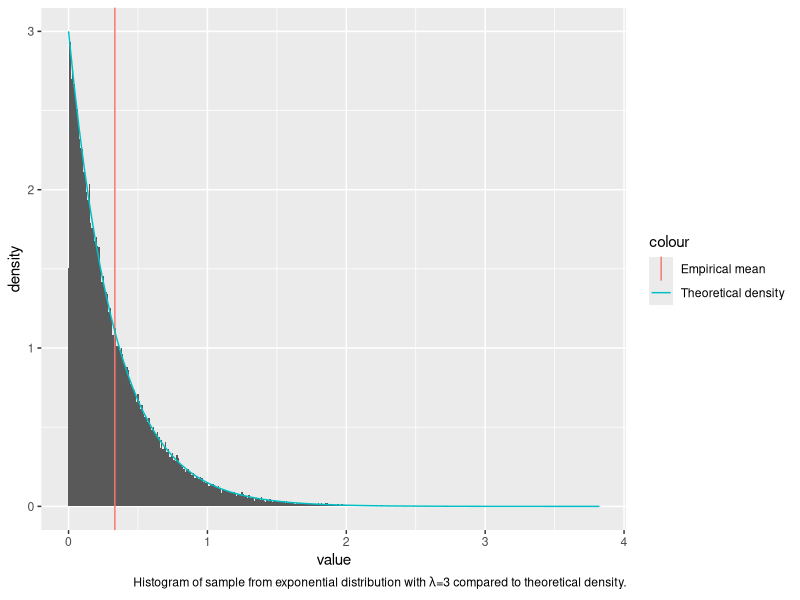
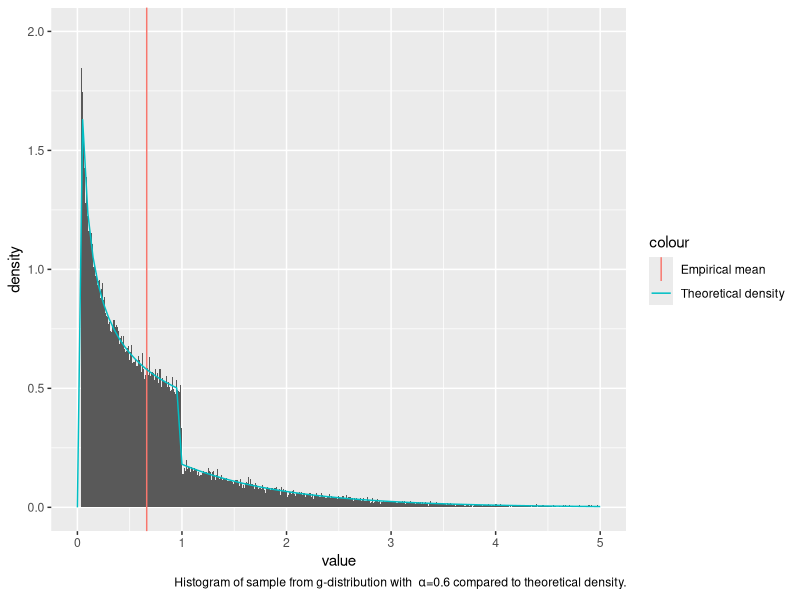
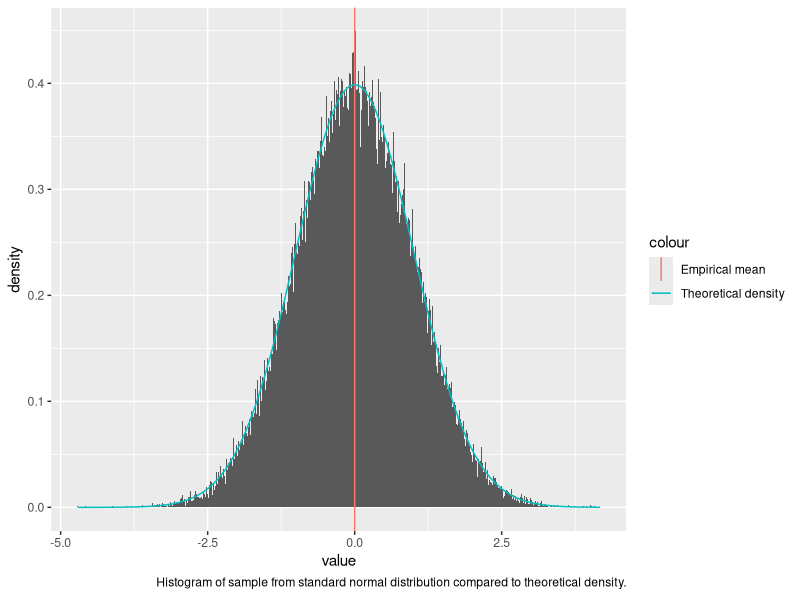
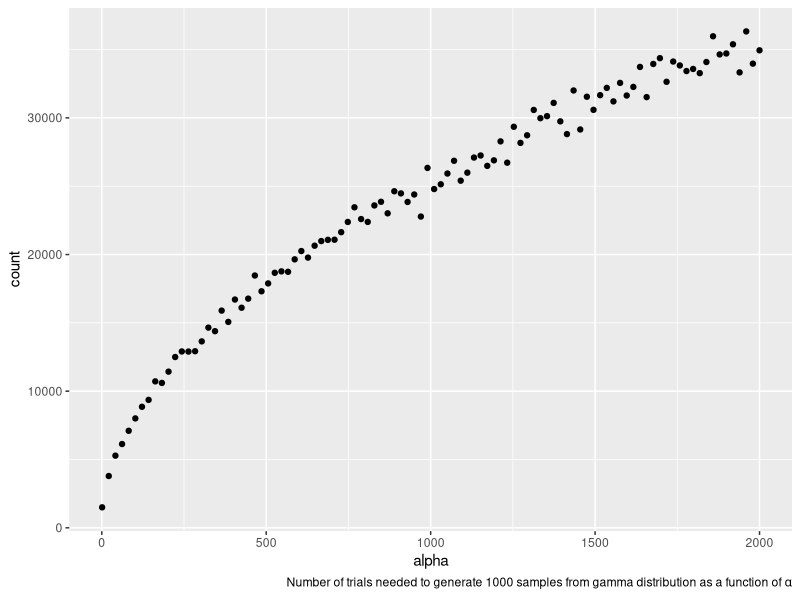
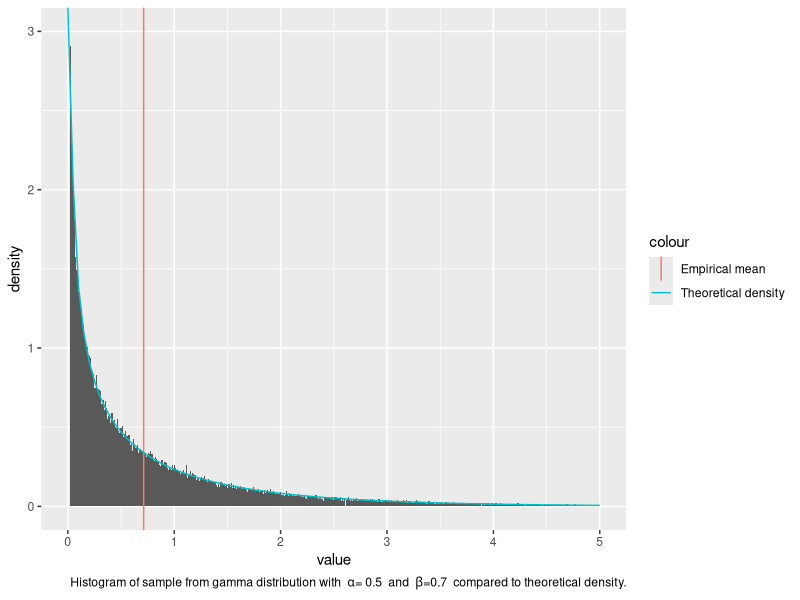
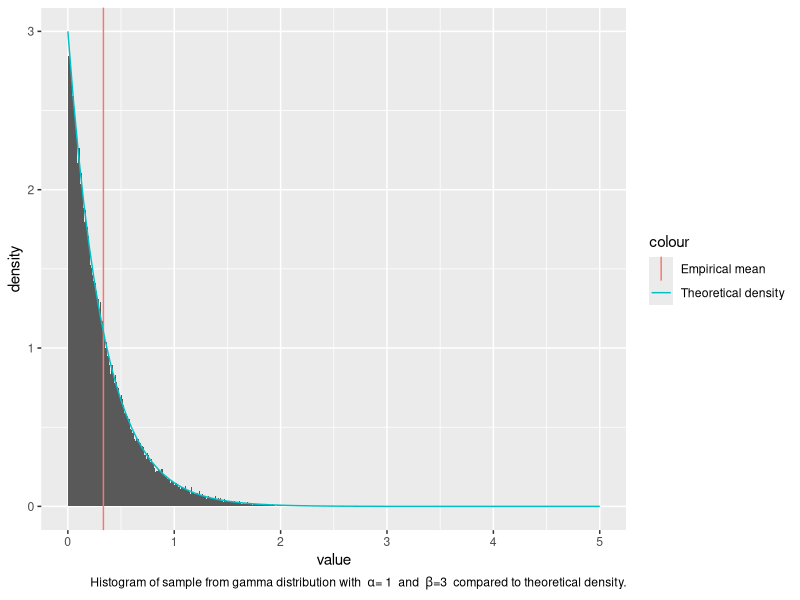
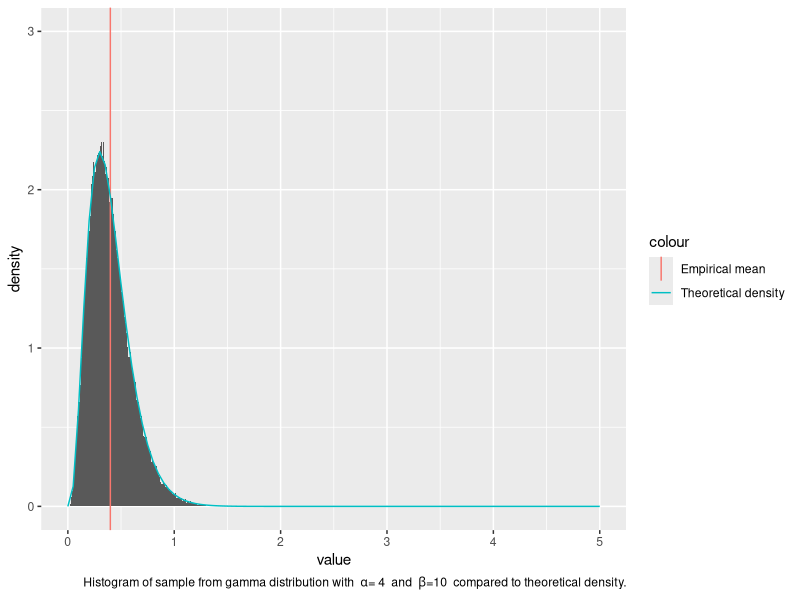
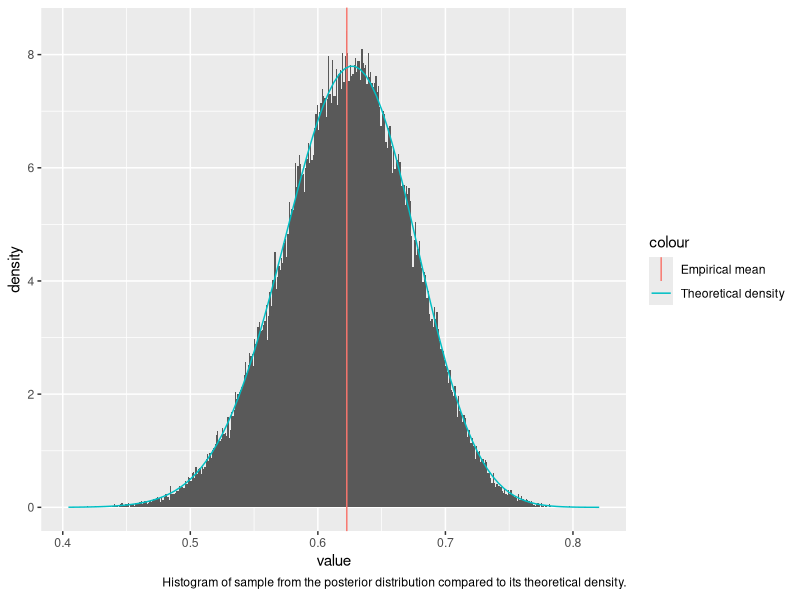

Source code (R) for these figures, in order:
## ---- chunk 1
knitr::opts_chunk$set(echo = TRUE)
## ---- chunk 2
library(tidyverse)
## ---- chunk 3
#This function returns a vector of n independent samples from the exponential distribution with rate parameter lam, generated from the inverse cumulative distribution. 
random.exp <- function(n,lam){
  return(-1/lam * log(runif(n)))
}
## ---- chunk 4
#Testing function
test.function <- function(n,func,arg,amean,avar){
  exs.sample=func(n,arg)
  cat("Empirical mean:", mean(exs.sample), "Analytical mean:",amean, "\n")
  cat("Empirical variance:", var(exs.sample), "Analytical variance:",avar,"\n")
}

#Make histogram of sample
lam <- 3
sample.exp <- enframe(random.exp(100000,lam))

ggplot() +
  geom_histogram(
    data = data.frame(sample.exp),
    mapping = aes(x=value, y=..density..),
    binwidth = 0.01
  ) +
  geom_vline(
    aes(xintercept=mean(sample.exp$value),
        col='Empirical mean')
  ) +
  stat_function(
    fun = dexp,
    args = list(rate=lam),
    aes(col='Theoretical density')
  ) +
  labs(
    caption = expression("Histogram of sample from exponential distribution with "*lambda*"=3 compared to theoretical density.")
  )
## ---- chunk 5
test.function(10000,random.exp,lam,1/lam,1/lam^2)

## ---- chunk 6

#Function for normalising constant in g distribution given parameter a (=alpha).
c.g <- function(a){
  return (a*exp(1)/(a+exp(1)))
}

#Normalised density function for g (for plot)
g <- function(x, a) {
  c <- c.g(a)
  out <- rep(0, length(x))
  left <- 0 < x & x < 1
  right <- 1 <= x
  out[left] <- c * (x[left] ^ (a - 1))
  out[right] <- c * exp(-x[right])
return(out)
}

#This function returns a vector of n independent samples from the g distribution with parameter a (=alpha), generated from the inverse cumulative distribution. 
random.g <- function(n,a){
  c <- c.g(a) #Normalising constant
  u <- runif(n)
  x <- rep(0,n)
  for (i in 1:n){
    if (u[i]<c/a){
      x[i] <- (a*u[i]/c)^(1/a)
    }
    else{
      x[i] <- (-log(1/a + exp(-1) - u[i]/c))
    }
  }
  return(x)
}

## ---- chunk 7

#Testing funtion
a <- .6 #parameter
c <- c.g(a) #normalising constant
g.mean <- c/(a+1)+2*c*exp(-1) #analytical mean
g.var <- c*(1/(a+2)+ 5*exp(-1)) - g.mean^2 #analytical variance
test.function(10000,random.g,a,g.mean,g.var)
## ---- chunk 8
#Making histogram of sample from g
sample.g <- enframe(random.g(100000,a))

ggplot() +
  geom_histogram(
    data = data.frame(sample.g),
    mapping = aes(x=value, y=..density..),
    binwidth = 0.01,
    na.rm = TRUE
  ) +
  geom_vline(
    aes(xintercept=mean(sample.g$value),
        col='Empirical mean')
  ) +
  stat_function(
    fun = g,
    args = list(a=a),
    aes(col='Theoretical density')
  ) +
  ylim(0,2) +
  xlim(0,5) +
    labs(
      caption = bquote("Histogram of sample from g-distribution with "~alpha*"=0.6 compared to theoretical density.")
    )
## ---- chunk 9
#This function returns a vector of n independent samples from the standard normal distribution, generated by the Box-Müller algorithm
random.norm <- function(n){
  x1 <- runif(n)*2*pi
  x2 <- random.exp(n,.5)
  return(sqrt(x2)*cos(x1))
}

#Testing function
sample.normal=enframe(random.norm(100000))
cat("Empirical mean:", mean(sample.normal), "Analytical mean:",0.0, "\n")
cat("Empirical variance:", var(sample.normal), "Analytical variance:",1.0,"\n")

ggplot() +
  geom_histogram(
    data = data.frame(sample.normal),
    mapping = aes(x=value, y=..density..),
    binwidth = 0.01
  ) +
  geom_vline(
    aes(xintercept=mean(sample.normal$value),
        col='Empirical mean')
  ) +
  stat_function(
    fun = dnorm,
    aes(col='Theoretical density')
  ) +
  labs(
    caption = expression("Histogram of sample from standard normal distribution compared to theoretical density.")
  )

## ---- chunk 10
#This function returns a sample from the d-variate normal distribution with mean mu and covariance S, transformed from standard normal samples. 
random.multinorm <- function(d,mu,S){
  x <- random.norm(d)
  A <- t(chol(S)) #transpose to get lower triangular cholesky matrix
  return(mu + A%*%x)
}

#Testing function
d = 3
N = 10000
sigma <- cbind(c(3,1,0), c(1,3,1), c(0,1,3)) #if d=3
# sigma <- cbind(c(2,1),c(1,2))                  #if d=2
mu <- seq(1,d)
multinormal.sample <- matrix(NA,N,d)
for (i in 1:N){
  multinormal.sample[i,] <- random.multinorm(d, mu, sigma)
}
#Theoretical mean vector:
mu
#Empirical mean vector:
colMeans(multinormal.sample)
#Empirical covariance matrix:
sigma
#Theoretical covariance matrix:
var(multinormal.sample)
## ---- chunk 11
#Acceptance probability
accept_prob <- function(x,a){ 
  if (x<1)
      return (exp(-x))
    else 
      return (x^(a-1))
}
## ---- chunk 12
#This function returns a vector of n independent samples from the gamma distribution with 0<a<1, beta=1, generated by the Rejection sampling
random.gamma1 <- function(n,a){ 
  x=rep(0,n)
  for (i in 1:n){
    finish = 0
    while(finish==0){  
      # Sample from the proposal distribution, g(x) (x>=0)
      sample.x = random.g(1,a)
      # Compute the acceptance probability alpha
      alpha=accept_prob(sample.x,a)
      # Generate a helping variable U from a uniform(0,1)
      u = runif(1, 0, 1)
      # Check if we accept it
      if(u <= alpha){
        x[i]=sample.x
        finish=1
      }
    }
  }
  return (x)
}

#Testing function
alpha=0.5
test.function(10000,random.gamma1,alpha,alpha,alpha)
## ---- chunk 13
logf <- function(u,alpha){ #log of f* with u=log(x)
  return (u*(alpha-1)-exp(u))
}

sample <- function(ab){ #This function sample from the distribution of log(x), using the inverse of the cumulative distribution. 
  u=log(runif(1,0,1))
  return (ab+u)
}
## ---- chunk 14
#This function returns a vector of n independent samples from the gamma distribution with a>1, beta=1, generated by the ratio of uniforms method on log-scale. 
random.gamma2 <- function(n,alpha){
  count=0 #count how many tries the algorithm needs to generate n realisations
  x=rep(0,n)
  a=(alpha-1)/2*(log(alpha-1)-1) #log(a)
  b=(alpha+1)/2*(log(alpha+1)-1) #log(b+)
  for (i in 1:n){
    inside=FALSE
    while (inside==FALSE){
      u1=sample(a) 
      u2=sample(b) 
      u=u2-u1
      test=0.5*logf(u,alpha)
      inside=test>=u1 
      count=count+1
    }
    x[i] = u
  }
  vec=c(count,exp(x)) #count + n realisations
}

#Testing function 
alpha=2000
ex.gamma2=random.gamma2(1000,alpha)
cat("Empirical mean:",mean(ex.gamma2[-1]), "Analytical mean:",alpha, "\n")
cat("Empirical variance:", var(ex.gamma2[-1]), "Analytical variance:",alpha,"\n")
## ---- chunk 15
#Generate a plot with values of alpha on the x-axis and the number of tries used on the y-axis. 
plot.count <- function(nsample, n){
  count=rep(0,n)
  alpha=seq(1.01,2000,length.out=n)
  for (i in 1:n){
    a=alpha[i]
    c=random.gamma2(nsample,a)[1]
    count[i]=c
  }
  return(cbind(alpha,count))
}
num.trials <- plot.count(1000, 100)
num.trials.frame <- data.frame(num.trials)
ggplot() +
  geom_point(
    data=num.trials.frame,
    mapping = aes(x=alpha, y=count)
  ) +
  labs(
    caption = expression("Number of trials needed to generate 1000 samples from gamma distribution as a function of "*alpha)
  )
  
## ---- chunk 16
##This function returns a vector of n independent samples from the gamma distribution with parameters alpha and beta. 
random.gamma <- function(n, alpha, beta){
  if (alpha==1){
    x=random.exp(n,alpha) #sample from exponential distribution
  }
  else if (alpha<1){
    x=random.gamma1(n,alpha) 
  }
  else {
    x=random.gamma2(n,alpha)[-1] #ignoring the first element, which is the number of tries. 
  }
  return (x/beta) #Transform from x-Ga(alpha,1) to x/beta-Ga(alpha,beta)
}

#Testing function 
test.gamma <- function(n,alpha, beta){
  ex.gamma=random.gamma(n,alpha,beta)
  amean=alpha/beta #analytical mean
  avar=alpha/beta^2 #analytical variance
  cat("Empirical mean:", mean(ex.gamma), "Analytical mean:",amean, "\n")
  cat("Empirical variance:", var(ex.gamma), "Analytical variance:",avar,"\n")
}

plot.gamma <- function(n,alphav,betav){
  sample.gamma <- enframe(random.gamma(n,alpha=alphav,beta=betav))
  ggplot() +
    geom_histogram(
      data = data.frame(sample.gamma),
      mapping = aes(x=value, y=..density..),
      binwidth = 0.01,
      boundary = 0,
      na.rm = TRUE
    ) +
    geom_vline(
      aes(xintercept=mean(sample.gamma$value),
          col='Empirical mean')
    ) +
    stat_function(
      fun = partial(dgamma, shape=alphav, rate=betav),
      aes(col='Theoretical density')
    ) +
    ylim(0,3) +
    xlim(0,5) +
    labs(
      caption = bquote("Histogram of sample from gamma distribution with " ~ alpha * "=" ~ .(alphav) ~ " and " ~ beta *"="* .(betav) ~ " compared to theoretical density.")
    )
}
test.gamma(100000,0.5,0.7)
test.gamma(100000,1,3)
test.gamma(100000,4,10)

plot.gamma(100000,0.5,0.7)
plot.gamma(100000,1,3)
plot.gamma(100000,4,10)

## ---- chunk 17
##This function generates one realisation from Dirichlet distribution with parameter vector alpha.
random.dirichlet <- function(alpha){
  K <- length(alpha)
  z <- rep(0,K)
  for (i in 1:K)
    z[i] <- random.gamma(1,alpha[i],1) #n,shape,rate
  v <- sum(z)
  return (z/v)
}

N_dir <- 1000
alpha <- c(.1, .5, .1, .3, .8)
K <- length(alpha)
dirichlet.sample <- matrix(1,N_dir,K)
for (i in 1:N_dir){
  dirichlet.sample[i,] <- random.dirichlet(alpha)
}
## ---- chunk 18
alphasum <- sum(alpha)
#Empirical mean
colMeans(dirichlet.sample)
#Analytical mean
alpha1 <- alpha/alphasum
alpha1
#Empirical variance
diag(var(dirichlet.sample))
#Analytical variance
alpha1*(1-alpha1)/(1+alphasum)
## ---- chunk 19
f <- function(theta){ #The proportional function
  return ((2+theta)^125*(1-theta)^(18+20)*theta^34) 
}

#Find the maxima of the proportional function 
res = optimise(f, interval = c(0,1),maximum=TRUE) 
maxima=res$objective

new_f <- function(theta){ #Normalised density function
  return (f(theta)/as.numeric(integrate(f,0,1)[1])) 
}

theta_new_f <- function(theta){ #theta*normalised function
  return (theta*new_f(theta))
}

posterior <- function(theta){ #proportional function with prior beta(1,5)
  return(f(theta)*(1-theta)^4)
}

posterior.normalised <- function(theta){ #normalised function with prior beta(1,5)
  posterior(theta)/as.numeric(integrate(posterior,0,1)[1])
}

theta_new_f_g <- function(theta){ #theta*normalised function with prior beta(1,5)
  return (theta*posterior.normalised(theta))
}
## ---- chunk 20
#This algorithm simulate from f(theta|y) using a uniform density as the proposal density, rejection sampling.
random.multinomial <- function(n){
  x.out <- rep(NA,n)
  tries <- 0
  for (i in 1:n){
    finished <- FALSE
    c <- maxima #res$objective
    while(!finished){
      x <- runif(1) #sample from the proposal distribution, U(0,1)
      alpha <- f(x) / c #compute the acceptance probability alpha
      u <- runif(1) #generate a helping variable U from a uniform(0,1)
      if (u <= alpha){ #Check if we accept it 
        finished <- TRUE
      }
      tries=tries+1 #count how many random numbers the algorithm generates
    }
    x.out[i] <- x #appending the values that get accepted (u<=alpha)
  }
  return(list(theta = x.out, tries = tries))
}
## ---- chunk 21
M=10000
sample.multinomial <- random.multinomial(M)
tries <- sample.multinomial$tries
cat("Estimated posterior mean:", mean(sample.multinomial$theta), "\n")
## ---- chunk 22
expected_mean=integrate(theta_new_f,0,1) 
cat("Expected posterior mean:", expected_mean$value, "\n")

sample.multinomial <- enframe(random.multinomial(100000)$theta)

ggplot() +
    geom_histogram(
      data = data.frame(sample.multinomial),
      mapping = aes(x=value, y=..density..),
      binwidth = 0.001,
      boundary = 0,
      na.rm = TRUE
    ) +
    geom_vline(
      aes(xintercept=mean(sample.multinomial$value),
          col='Empirical mean')
    ) +
    stat_function(
      fun = new_f,
      aes(col='Theoretical density')
    ) +
    labs(
      caption = expression("Histogram of sample from the posterior distribution compared to its theoretical density.")
    )
## ---- chunk 23
average_theta_tries <- tries /M
cat("Average random numbers generated to obtain one sample:", average_theta_tries,"\n")
## ---- chunk 24
c=optimize(new_f,interval = c(0,1),maximum=TRUE)$objective
cat("Expected random numbers generated to obtain one sample:", c, "\n")
## ---- chunk 25
importance_sampling <- function(n){ 
  theta <- random.multinomial(n)$theta #samples from f(theta|y) with the rejection sampling
  w=(1-theta)^4 #importance weight
  mu <- sum(theta*w)/sum(w) #self-normalizing 
  return(mu)
}

mu.estimate <- importance_sampling(10000)
mu.estimate
expected_mean=integrate(theta_new_f_g,0,1) 
expected_mean
